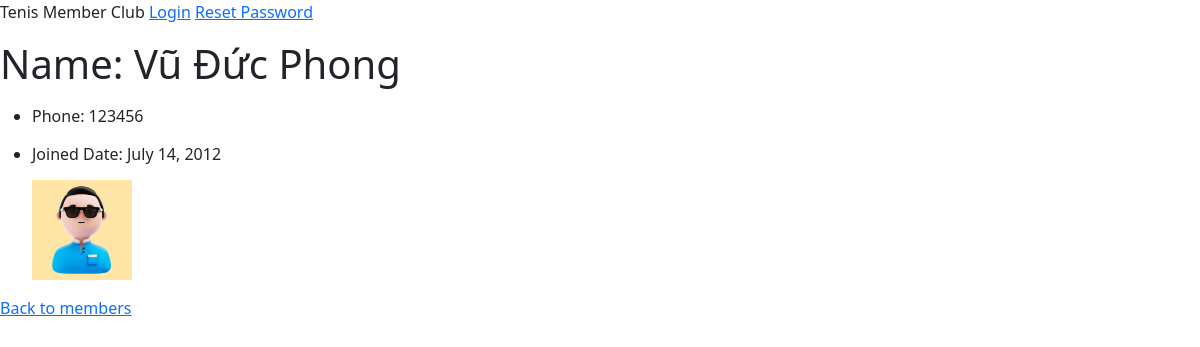
The app's page /members/details/1 with its own data.
### members/models.py (models this page shows, shortened)
class Member(models.Model):
    firstname = models.CharField(max_length=255)
    lastname = models.CharField(max_length=255)
    phone = models.IntegerField(null=True)
    joined_date = models.DateField(null=True)
    picture = models.ImageField(default="default.jpg")

### members/views.py (the view)
# urls.py: path('members/details/<int:id>', views.details, name='details'),
def details(request, id):
    detailmember = Member.objects.get(id=id)
    return render(request, 'detail_member.html', {'detailmember': detailmember})

### members/templates/detail_member.html (shortened to what this page needs)
{% extends "master.html" %}
{% block content %}
    <p><h1>Name: {{ detailmember.lastname }} {{ detailmember.firstname }}</h1></p>
    <ul>
        <p><li><h6>Phone: {{ detailmember.phone }}</h6></li></p>
        <p><li><h6>Joined Date: {{ detailmember.joined_date }}</h6></li></p>
        <p><img src="{{ MEDIA_URL }}{{ detailmember.picture }}" alt="connect" style="max-height:100px"></p>
    </ul>
    <p><a href="/members"> Back to members</a></p>
{% endblock %}

### records on screen
Member: lastname "Vũ Đức", firstname "Phong", phone "123456", joined_date "July 14, 2012", picture (placeholder picture)
